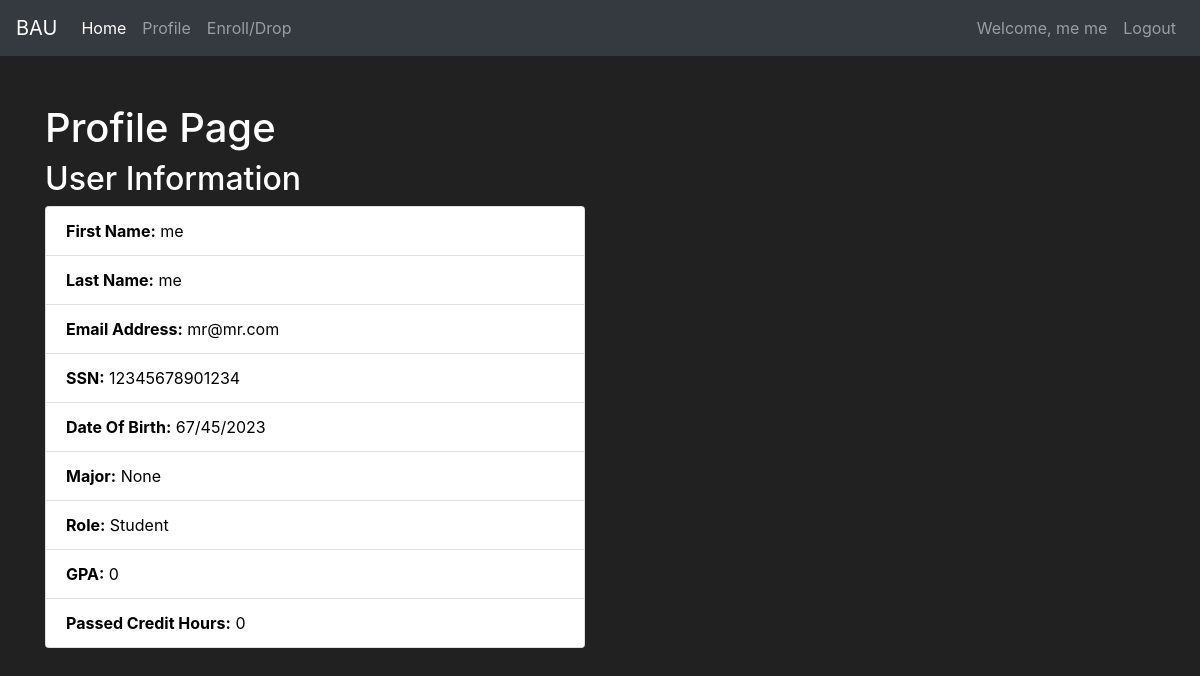
The app's page /profile (signed in), older data.
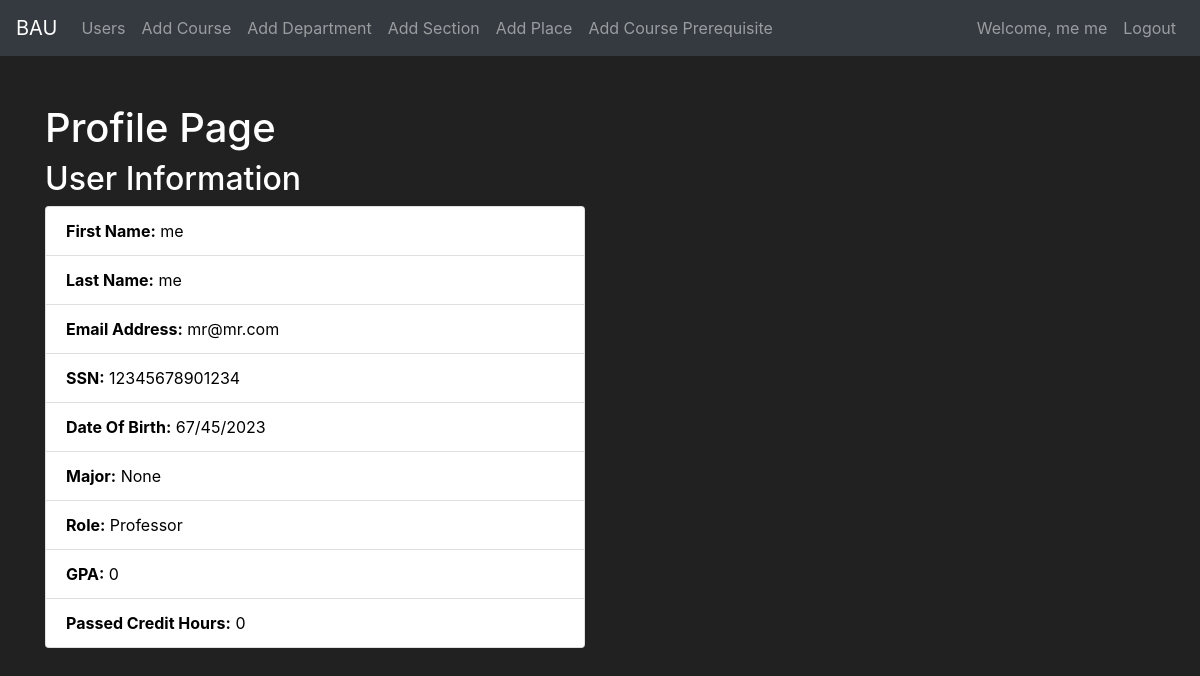
The same page, newer data.
### App/models.py (models this page shows, shortened)
class User(db.Model, UserMixin):
    id = db.Column(db.Integer(), primary_key=True)
    first_name = db.Column(db.String(length=20), nullable=False, unique=False)
    last_name = db.Column(db.String(length=20), nullable=False, unique=False)
    email_address = db.Column(db.String(length=50), nullable=False, unique=True)
    ssn = db.Column(db.String(), nullable=False, unique=True)
    password_hash = db.Column(db.String(length=60), nullable=False)
    major = db.Column(db.Integer(), db.ForeignKey("department.id"))
    role = db.Column(db.Integer(), nullable=False, default=0)
    gpa = db.Column(db.Integer(), nullable=False, default=0)
    passed_credit_hours = db.Column(db.Integer(), nullable=False, default=0)
    registered_courses = db.relationship(
        "Course_registered", backref="student", lazy=True
    )
    @property
    def password(self):
        return self.password

### App/routes.py (the view)
@app.route("/profile")
@login_required
def profile_page():
    user = current_user
    return render_template("profile.html", user=user)

### App/models.py (called while the page is built)
@login_manager.user_loader
def load_user(user_id):
    return User.query.get(int(user_id))

### App/templates/profile.html (shortened to what this page needs)
{% extends 'base.html' %}
{% block content %}
<div class="container mt-5">
    <h1>Profile Page</h1>
    <div class="row">
        <div class="col-md-6">
            <h2>User Information</h2>
            <ul class="list-group" style="color: black;">
                <li class="list-group-item"><strong>First Name:</strong> {{ user.first_name }}</li>
                <li class="list-group-item"><strong>Last Name:</strong> {{ user.last_name }}</li>
                <li class="list-group-item"><strong>Email Address:</strong> {{ user.email_address }}</li>
                <li class="list-group-item"><strong>SSN:</strong> {{ user.ssn }}</li>
                <li class="list-group-item">
                    <strong>Date Of Birth:</strong>
                    {% set ssn_year = user.ssn[1:3]|int %}
                    {% if ssn_year > 25 %}
                    {{ user.ssn[5:7] }}/{{ user.ssn[3:5] }}/19{{ user.ssn[1:3] }}
                    {% else %}
                    {{ user.ssn[5:7] }}/{{ user.ssn[3:5] }}/20{{ user.ssn[1:3] }}
                    {% endif %}
                </li>
                <li class="list-group-item"><strong>Major:</strong> {{ user.major }}</li>
                {% if user.role==0 %}
                <li class="list-group-item"><strong>Role:</strong> Student</li>
                {% else %}
                <li class="list-group-item"><strong>Role:</strong> Professor</li>
                {% endif %}
                <li class="list-group-item"><strong>GPA:</strong> {{ user.gpa }}</li>
                <li class="list-group-item"><strong>Passed Credit Hours:</strong> {{ user.passed_credit_hours }}</li>
            </ul>
        </div>
    </div>
</div>
{% endblock %}

### App/templates/base.html (shortened to what this page needs)
<!DOCTYPE html>
<html lang="en">
<head>
  <link rel="stylesheet" href="https://cdn.jsdelivr.net/npm/bootstrap@4.5.3/dist/css/bootstrap.min.css"
 />
  <link rel="stylesheet" href="https://cdnjs.cloudflare.com/ajax/libs/font-awesome/5.15.4/css/all.min.css">
</head>
<body>
  <nav class="navbar navbar-expand-md navbar-dark bg-dark">
    <a class="navbar-brand" href="#">BAU</a>
    <div class="collapse navbar-collapse" id="navbarNav">
      <ul class="navbar-nav mr-auto">
        {% if current_user.role == 2 %}
        <li class="nav-item">
          <a class="nav-link" href="{{ url_for('users_page') }}">Users</a>
        </li>
        <li class="nav-item">
          <a class="nav-link" href="{{ url_for('add_course_page') }}">Add Course</a>
        </li>
        <li class="nav-item">
          <a class="nav-link" href="{{ url_for('add_department_page') }}">Add Department</a>
        </li>
        <li class="nav-item">
          <a class="nav-link" href="{{ url_for('add_section_page') }}">Add Section</a>
        </li>
        <li class="nav-item">
          <a class="nav-link" href="{{ url_for('add_place_page') }}">Add Place</a>
        </li>
        <li class="nav-item">
          <a class="nav-link" href="{{ url_for('add_course_prerequisite_page') }}">Add Course Prerequisite</a>
        </li>
        {% elif current_user.role == 1 %}
        {% else %}
        <li class="nav-item active">
          <a class="nav-link" href=" {{url_for('home_page')}} ">Home <span class="sr-only">(current)</span></a>
        </li>
        <li class="nav-item">
          <a class="nav-link" href="{{ url_for('profile_page') }}">Profile</a>
        </li>
        <li class="nav-item">
          <a class="nav-link" href="{{ url_for('ed_page') }}">Enroll/Drop</a>
        </li>
        {% endif %}
      </ul>
      {% if current_user.is_authenticated %}
      <ul class="navbar-nav">
        <li class="nav-item">
          <a class="nav-link" style="color: lawngreen; font-weight: bold;">
          </a>
        </li>
        <li class="nav-item">
          <a class="nav-link">Welcome, {{current_user.first_name}} {{current_user.last_name}} </a>
        </li>
        <li class="nav-item">
          <a class="nav-link" href=" {{url_for('logout_page')}} ">Logout</a>
        </li>
      </ul>
      {% endif %}
    </div>
  </nav>
  {% block content %} {% endblock %}
</body>
</html>

### App/templates/base.html (style rules this page uses)
body { background-color: #212121; color: white; }

Row changes from the older to the newer data that the page shows:
changed User "me": role 0 → 2 (drawn)
Text that changed along with them:
text no longer shown: "Home Profile Enroll/Drop Student"
text now shown: "Users Add Course Add Department Add Section Add Place Add Course Prerequisite Professor"
